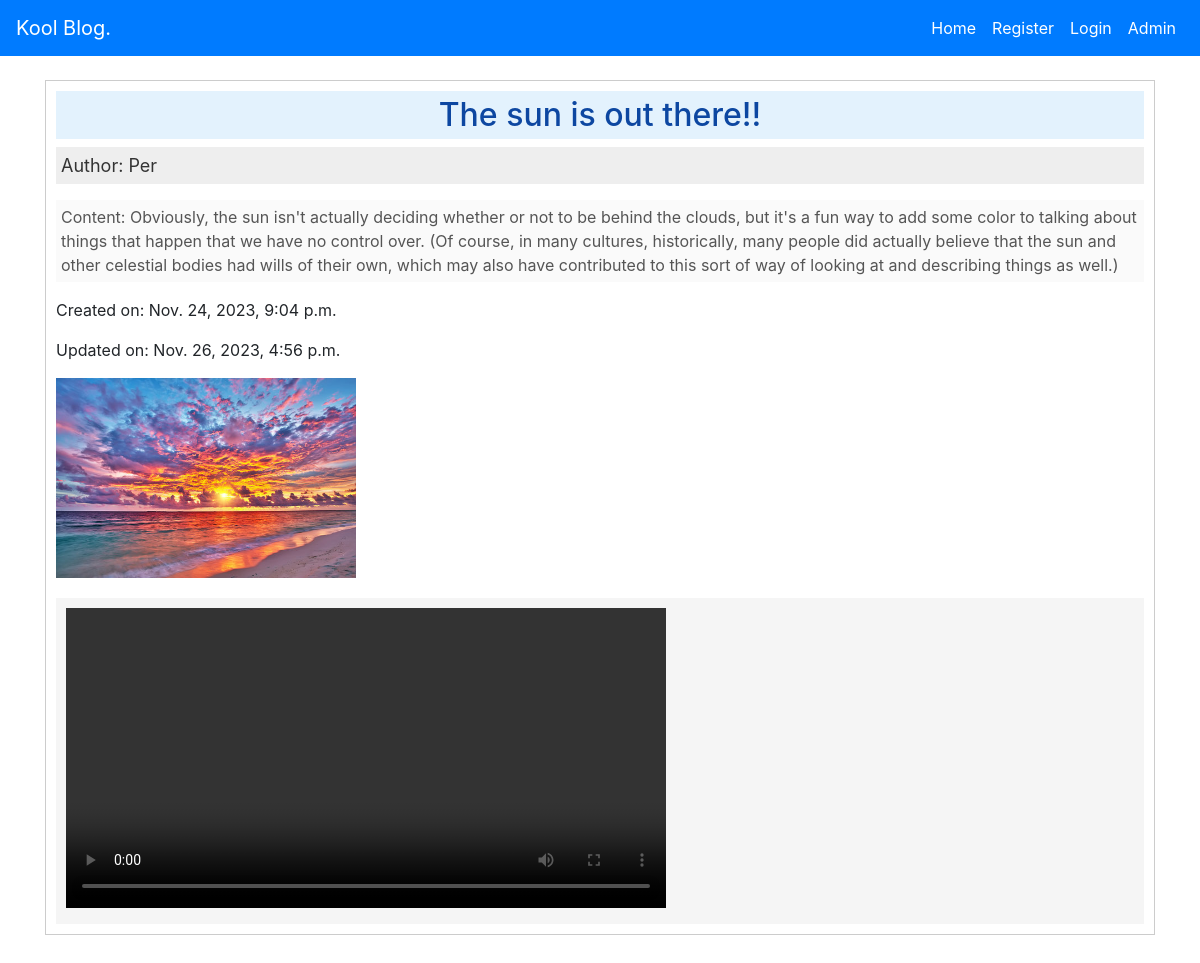
Page /detail/5/ on the committed database.
### blog/models.py (models this page shows, shortened)
class Post(models.Model):
    title = models.CharField(max_length=200)
    author_name = models.CharField(max_length=255, blank=True)
    author = models.ForeignKey(User, on_delete=models.CASCADE)
    content = models.TextField()
    created_on = models.DateTimeField(default=timezone.now, editable=False)
    updated_on = models.DateTimeField(default=timezone.now)
    image = models.ImageField(upload_to='images_uploaded', null=True, blank=True)
    video = models.FileField(upload_to='videos_uploaded', null=True, blank=True)

### blog/views.py (the view)
# urls.py: path('detail/<int:pk>/', DetailView.as_view(), name='detail_page'),
class DetailView(DetailView):
    model = Post
    template_name = 'blog/detail_post.html'

### blog/templates/blog/detail_post.html (shortened to what this page needs)
{% extends 'base_generic.html' %}
{% block content %}
<div style="border: 1px solid #ccc; padding: 10px; margin-bottom: 20px; background-color: #ffffff;">
    <h2 style="color: #0d47a1; background-color: #e3f2fd; padding: 5px;" class="text-center">{{ post.title }}!!</h2>
    <p style="font-size: 18px; color: #333; background-color: #eeeeee; padding: 5px;">Author: {{ post.author_name }}</p>
    <p style="font-size: 16px; color: #555; background-color: #fafafa; padding: 5px;">Content: {{ post.content }}</p>
    <p>Created on: {{ post.created_on }}</p>
    <p>Updated on: {{ post.updated_on }}</p>
      {% if post.image %}
    <img src="{{ post.image.url }}" alt="{{ post.title }} Image"
         style="max-width: 300px; height: auto; margin-bottom: 10px;">
    {% endif %}
    {% if post.video %}
    <div style="margin-top: 10px; background-color: #f5f5f5; padding: 10px;">
        <video width="100%" style="max-width: 600px;" controls>
            <source src="{{ post.video.url }}" type="video/mp4">
        </video>
        {% endif %}
    </div>
</div>
{% endblock %}

### rows in the picture
Post: title "The sun is out there", author_name "Per", content "Obviously, the sun isn't actually deciding whether or not to be behind the clouds, but it's a fun way to add some color to talking about things that happen that we have no control over. (Of course, in many cultures, historically, many people did actually believe that the sun and other celestial bodies had wills of their own, which may also have contributed to this sort of way of looking at and describing things as well.)", created_on "Nov. 24, 2023, 9:04 p.m.", updated_on "Nov. 26, 2023, 4:56 p.m.", image (picture)
